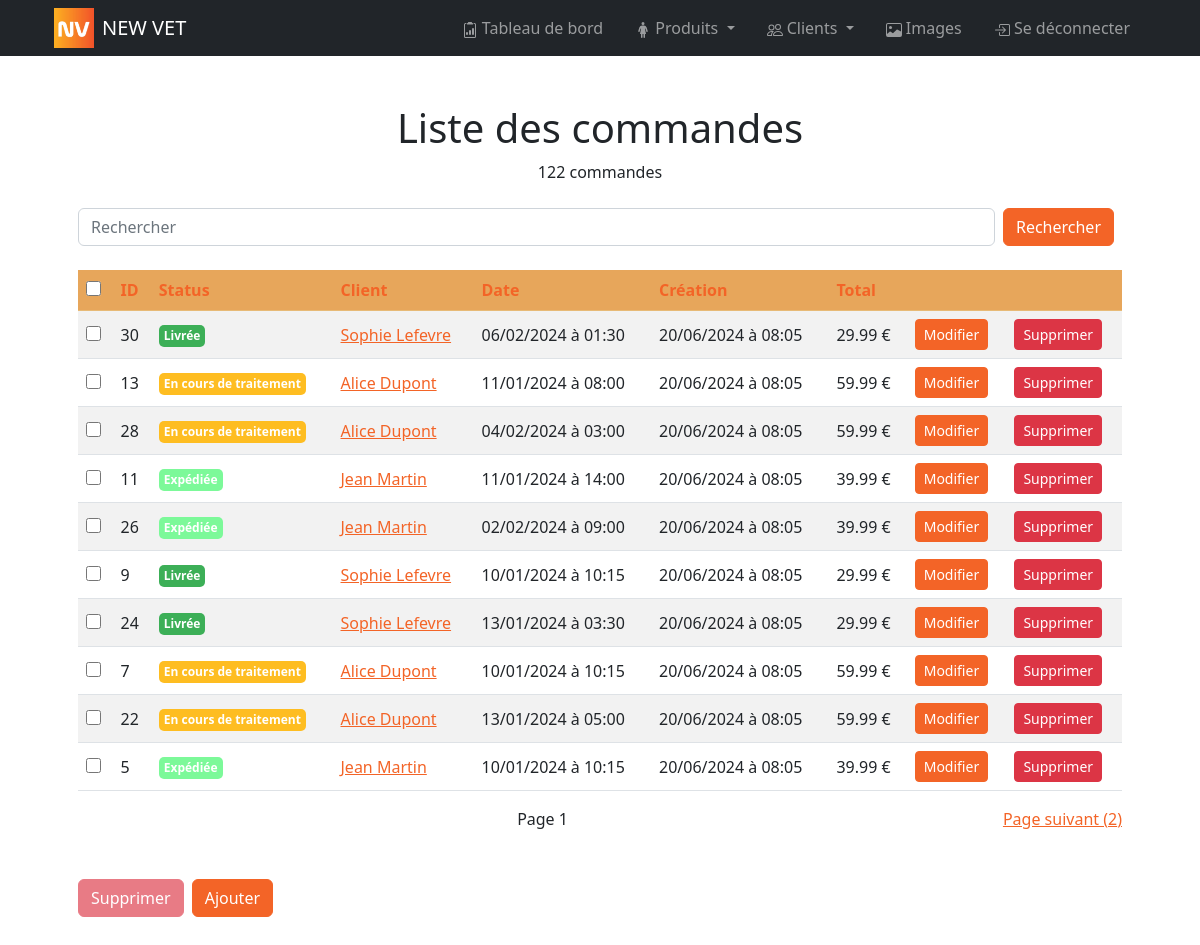
/bo/pages/orders/index.php (signed in), run on the app's committed database.
### tables this page shows
CREATE TABLE `order`(
        order_id INT AUTO_INCREMENT NOT NULL UNIQUE,
        customer_id INT NOT NULL,
        shipping_address_id INT NOT NULL,
        billing_address_id INT NOT NULL,
        card_id INT NOT NULL,
        status_id INT NOT NULL,
        order_date DATETIME NOT NULL,
        total_amount FLOAT NOT NULL DEFAULT 0,
        is_deleted BOOLEAN NOT NULL DEFAULT 0,
        created_at DATETIME NOT NULL DEFAULT NOW(),
        CONSTRAINT order_PK PRIMARY KEY (order_id),
        CONSTRAINT order_customer_FK FOREIGN KEY (customer_id) REFERENCES customer(customer_id) ON DELETE CASCADE,
        CONSTRAINT order_shipping_address_FK FOREIGN KEY (shipping_address_id) REFERENCES address(address_id),
        CONSTRAINT order_billing_address_FK FOREIGN KEY (billing_address_id) REFERENCES address(address_id),
        CONSTRAINT order_card_FK FOREIGN KEY (card_id) REFERENCES card(card_id),
        CONSTRAINT order_status_FK FOREIGN KEY (status_id) REFERENCES status(status_id)
);

CREATE TABLE status(
        status_id INT AUTO_INCREMENT NOT NULL UNIQUE,
        libelle VARCHAR (50) NOT NULL,
        color VARCHAR (7) NOT NULL UNIQUE DEFAULT '#000000',
        sort_order INT,
        is_deleted BOOLEAN NOT NULL DEFAULT 0,
        created_at DATETIME NOT NULL DEFAULT NOW(),
        CONSTRAINT status_PK PRIMARY KEY (status_id)
);

CREATE TABLE customer(
        customer_id INT AUTO_INCREMENT NOT NULL UNIQUE,
        first_name VARCHAR (50) NOT NULL,
        last_name VARCHAR (50) NOT NULL,
        email VARCHAR (50) NOT NULL UNIQUE,
        connection_token VARCHAR (500),
        validate_email_token VARCHAR (500),
        reset_password_code INT (6),
        has_validated_email BOOLEAN NOT NULL DEFAULT 0,
        password VARCHAR (150) NOT NULL,
        last_login DATETIME,
        is_deleted BOOLEAN NOT NULL DEFAULT 0,
        created_at DATETIME NOT NULL DEFAULT NOW(),
        CONSTRAINT customer_PK PRIMARY KEY (customer_id)
);

### controllers/order.php (called while the page is built, shortened)
<?php
function getOrders($date_start = null, $date_end = null, $search = null, $customer_id = null, $sort =  array(array('order' => 'DESC', 'order_by' => 'order_date')), $offset = null, $per_page = 10)
{
    $sql = "SELECT DISTINCT `order`.* FROM `order`
    LEFT JOIN status ON status.status_id = `order`.status_id
    LEFT JOIN order_line ON order_line.order_id = `order`.order_id
    LEFT JOIN product ON order_line.product_slug = product.slug
    LEFT JOIN product_category ON product_category.product_slug = product.slug
    LEFT JOIN category ON product_category.category_slug = category.slug
    LEFT JOIN product_material ON product_material.product_slug = product.slug
    LEFT JOIN material ON product_material.material_slug = material.slug
    LEFT JOIN customer ON customer.customer_id = `order`.customer_id";
    $sql .= " WHERE 1 = 1";
    $sql .= " AND `order`.is_deleted = 0";
    if ($sort) {
        $sql .= " ORDER BY ";
        foreach ($sort as $key => $value) {
            $sql .= "COALESCE(`order`." . $value['order_by'] . ", 9999999) " . strtoupper($value['order']);
        }
    }
    if ($per_page) $sql .= " LIMIT :per_page";
    $params = array();
    if ($per_page) $params[":per_page"] = $per_page;
    $result = Database::queryAll($sql, $params);
    return $result['data'];
}
function getOrdersCount($date_start = null, $date_end = null, $search = null, $customer_id = null)
{
    $sql = "SELECT COUNT(*) as count FROM `order`
     LEFT JOIN status ON status.status_id = `order`.status_id
    LEFT JOIN order_line ON order_line.order_id = `order`.order_id
    LEFT JOIN product ON order_line.product_slug = product.slug
    LEFT JOIN product_category ON product_category.product_slug = product.slug
    LEFT JOIN category ON product_category.category_slug = category.slug
    LEFT JOIN product_material ON product_material.product_slug = product.slug
    LEFT JOIN material ON product_material.material_slug = material.slug
    LEFT JOIN customer ON customer.customer_id = `order`.customer_id";
    $sql .= " WHERE 1 = 1";
    $sql .= " AND `order`.is_deleted = 0";
    $params = array();
    $result = Database::queryOne($sql, $params);
    return $result['data']['count'];
}

### utils/database.php (called while the page is built, shortened)
<?php
class Database
{
    private static $dbHost = DB_HOST;
    private static $dbName = DB_NAME;
    private static $dbUser = DB_USER;
    private static $dbPass = DB_PASSWORD;
    private static $forcedStringParams = array(':email', ':password', ':token', ':code', ':name', ':libelle');
    private static $forcedIntParams = array(':per_page', ':offset', ':customer_id', ':admin_id');
    private static $forcedBoolParams = array(':is_deleted');
    private static $connection = null;
    private static function connect()
    {
        if (self::$connection === null) {
            try {
                self::$connection = new PDO("mysql:host=" . self::$dbHost . ";dbname=" . self::$dbName, self::$dbUser, self::$dbPass);
                self::$connection->setAttribute(PDO::ATTR_ERRMODE, PDO::ERRMODE_EXCEPTION);
            } catch (PDOException $e) {
                if (defined('APP_DEBUG') && APP_DEBUG) die("Erreur lors de la connexion à la base de données: " . $e->getMessage());
            }
        }
    }
    public static function queryAll(string $query, array $params = array())
    {
        $data = array();
        $success = true;
        $error = null;
        try {
            $statement = self::$connection->prepare($query);
            foreach ($params as $key => $value) {
                if (is_int($value) || in_array($key, self::$forcedIntParams)) {
                    $statement->bindValue($key, $value, PDO::PARAM_INT);
                } elseif (is_bool($value) || in_array($key, self::$forcedBoolParams)) {
                    $statement->bindValue($key, $value, PDO::PARAM_BOOL);
                } elseif (is_string($value) || in_array($key, self::$forcedStringParams)) {
                    $statement->bindValue($key, htmlspecialchars($value), PDO::PARAM_STR);
                } elseif (is_null($value)) {
                    $statement->bindValue($key, $value, PDO::PARAM_NULL);
                } else {
                    $statement->bindValue($key, $value);
                }
            }
            $statement->execute();
            $data = $statement->fetchAll(PDO::FETCH_ASSOC);
        } catch (PDOException $e) {
            $success = false;
            $error = $e->getMessage();
            self::handleError($query, $params, $error);
        }
        return array(
            'success' => $success,
            'data' => $data,
            'error' => $error
        );
    }
    public static function queryOne(string $query, array $params = array())
    {
        $data = array();
        $success = true;
        $error = null;
        try {
            $statement = self::$connection->prepare($query);
            foreach ($params as $key => $value) {
                if (is_int($value) || in_array($key, self::$forcedIntParams)) {
                    $statement->bindValue($key, $value, PDO::PARAM_INT);
                } elseif (is_bool($value) || in_array($key, self::$forcedBoolParams)) {
                    $statement->bindValue($key, $value, PDO::PARAM_BOOL);
                } elseif (is_string($value) || in_array($key, self::$forcedStringParams)) {
                    $statement->bindValue($key, htmlspecialchars($value), PDO::PARAM_STR);
                } elseif (is_null($value)) {
                    $statement->bindValue($key, $value, PDO::PARAM_NULL);
                } else {
                    $statement->bindValue($key, $value);
                }
            }
            $statement->execute();
            $data = $statement->fetch(PDO::FETCH_ASSOC);
        } catch (PDOException $e) {
            $success = false;
            $error = $e->getMessage();
            self::handleError($query, $params, $error);
        }
        return array(
            'success' => $success,
            'data' => $data,
            'error' => $error
        );
    }
}

### controllers/status.php (called while the page is built, shortened)
<?php
function getStatus($status_id)
{
    $sql = "SELECT * FROM status WHERE status_id = :status_id;";
    $params = array(":status_id" => $status_id);
    $result = Database::queryOne($sql, $params);
    return $result['data'];
}

### controllers/customer.php (called while the page is built, shortened)
<?php
function getCustomer($customer_id)
{
    $sql = "SELECT * FROM customer WHERE customer_id = :customer_id";
    $result = Database::queryOne($sql, array(":customer_id" => $customer_id));
    return $result['data'];
}

### helpers/fr_datetime.php (called while the page is built)
<?php
function fr_datetime($inputDate) {
    $dateTime = new DateTime($inputDate);
    $formattedDate = $dateTime->format('d/m/Y à H:i');
    return $formattedDate;
}

### bo/pages/orders/index.php (the view, shortened to what this page needs)
<?php
include_once APP_PATH . "controllers/order.php";
include_once APP_PATH . "controllers/status.php";
include_once APP_PATH . "controllers/customer.php";
include_once APP_PATH . "helpers/fr_datetime.php";
$search = isset($_GET['search']) ? $_GET['search'] : null;
$order_by = isset($_GET['order_by']) ? $_GET['order_by'] : 'created_at';
$order = isset($_GET['order']) && $_GET['order'] == 'desc' ? 'DESC' : 'ASC';
$page = isset($_GET['page']) ? $_GET['page'] : 1;
$new_order = $order == 'DESC' ? 'asc' : 'desc';
$sort = array(array('order' => $order, 'order_by' => $order_by));
$orders_count = getOrdersCount(null, null, $search, null);
$per_page = 10;
$offset = ($page - 1) * $per_page;
$maxPage = ceil($orders_count / $per_page);
$orders = getOrders(null, null, null, null, $sort, $offset, $per_page);
?>
<!DOCTYPE html>
<html lang="fr">
<head>
    <link href="<?= APP_URL ?>bo/style/bootstrap.css" rel="stylesheet">
    <link href="<?= APP_URL ?>bo/style/main.css" rel="stylesheet">
</head>
<body>
    <?php include_once APP_PATH . "bo/partials/header.php"; ?>
    <div class="container p-4 p-lg-5">
        <h1 class="text-center">Liste des commandes</h1>
        <p class="text-center"><?= $orders_count ?> commande<?php if ($orders_count > 1) : ?>s<?php endif; ?></p>
        <form class="d-flex justify-content-between my-4" method="GET">
            <input class="form-control mr-sm-2" id="search" type="search" placeholder="Rechercher" aria-label="Search" name="search" value="<?= $search ?>">
            <button class="btn btn-primary mx-2 my-sm-0" type="submit">Rechercher</button>
        </form>
        <table class="table table-striped">
            <thead>
                <tr class="table-primary">
                    <th scope='col' colspan='1'><input type="checkbox" onclick="toggleAll()"></th>
                    <th scope='col'><a class="text-decoration-none" href="?search=<?= $search ?>&page=<?= $page ?>&order_by=order_id&order=<?= $new_order ?>">ID</a></th>
                    <th scope='col'><a class="text-decoration-none" href="?search=<?= $search ?>&page=<?= $page ?>&order_by=status_id&order=<?= $new_order ?>">Status</a></th>
                    <th scope='col'><a class="text-decoration-none" href="?search=<?= $search ?>&page=<?= $page ?>&order_by=customer_id&order=<?= $new_order ?>">Client</a></th>
                    <th scope='col'><a class="text-decoration-none" href="?search=<?= $search ?>&page=<?= $page ?>&order_by=order_date&order=<?= $new_order ?>">Date</a></th>
                    <th scope='col'><a class="text-decoration-none" href="?search=<?= $search ?>&page=<?= $page ?>&order_by=created_at&order=<?= $new_order ?>">Création</a></th>
                    <th scope='col'><a class="text-decoration-none" href="?search=<?= $search ?>&page=<?= $page ?>&order_by=total_amount&order=<?= $new_order ?>">Total</a></th>
                    <th scope='col' colspan='2'>&nbsp;</th>
                </tr>
            </thead>
            <tbody>
                <?php
                foreach ($orders as $ord) {
                ?>
                    <tr class="align-middle">
                        <td><input id="order_<?= $ord['order_id'] ?>" type="checkbox" name="selected_orders[]" value="<?= $ord['order_id'] ?>"></td>
                        <td><?= $ord['order_id'] ?></td>
                        <td>
                            <?php $status = getStatus($ord['status_id']); ?>
                            <span class="badge" style="background-color: <?= $status['color'] ?>; color: white; padding: 5px; border-radius: 5px;">
                                <?= $status['libelle'] ?>
                            </span>
                        </td>
                        <td>
                            <?php
                            $customer = getCustomer($ord['customer_id']);
                            $nicename = $customer['first_name'] . " " . $customer['last_name'];
                            echo "<a href='" . APP_URL . "bo/pages/customers/index.php?search=" . $customer['email'] . "'>" . $nicename . "</a>";
                            ?>
                        </td>
                        <td><?= fr_datetime($ord['order_date']) ?></td>
                        <td><?= fr_datetime($ord['created_at']) ?></td>
                        <td><?= $ord['total_amount'] ?> €</td>
                        <td><a href="<?= APP_URL ?>bo/pages/orders/modify_order.php?id=<?= $ord['order_id'] ?>" class="btn btn-primary btn-sm">Modifier</a></td>
                        <td><a href="<?= APP_URL ?>bo/pages/orders/delete_order.php?id=<?= $ord['order_id'] ?>" class="btn btn-danger btn-sm">Supprimer</a></td>
                    </tr>
                <?php
                }
                ?>
            </tbody>
        </table>
        <div class="d-flex justify-content-between my-2">
            <?php if ($page > 1) : ?>
                <a href="?search=<?= $search ?>&page=<?= $page - 1 ?>&order_by=<?= $order_by ?>&order=<?= $order ?>">Page précédent (<?= $page - 1 ?>)</a>
            <?php else : ?>
                <span>&nbsp;</span>
            <?php endif; ?>
            <span>Page <?= $page ?></span>
            <?php if ($page < $maxPage) : ?>
                <a href="?search=<?= $search ?>&page=<?= $page + 1 ?>&order_by=<?= $order_by ?>&order=<?= $order ?>">Page suivant (<?= $page + 1 ?>)</a>
            <?php else : ?>
                <span>&nbsp;</span>
            <?php endif; ?>
        </div>
        <div class="d-flex justify-content-start gap-2 my-5">
            <button id="delete-orders" class="btn btn-danger" disabled onclick="deleteSelectedOrders()">Supprimer</button>
            <a href="<?= APP_URL ?>bo/pages/orders/create_order.php" class="btn btn-primary">Ajouter</a>
        </div>
    </div>
</body>
</html>

### bo/style/main.css (style rules this page uses)
:root { --primary: #F1452B; --secondary: #FEBD21; }
input[type="checkbox"] { accent-color: var(--primary); width: 15px; height: 15px; }

### data on the page
order: order_id "30", status.libelle "Livrée", customer.last_name "Sophie Lefevre", order_date "06/02/2024 à 01:30", created_at "20/06/2024 à 08:05", total_amount "29.99"
order: order_id "13", status.libelle "En cours de traitement", customer.last_name "Alice Dupont", order_date "11/01/2024 à 08:00", created_at "20/06/2024 à 08:05", total_amount "59.99"
order: order_id "28", status.libelle "En cours de traitement", customer.last_name "Alice Dupont", order_date "04/02/2024 à 03:00", created_at "20/06/2024 à 08:05", total_amount "59.99"
order: order_id "11", status.libelle "Expédiée", customer.last_name "Jean Martin", order_date "11/01/2024 à 14:00", created_at "20/06/2024 à 08:05", total_amount "39.99"
order: order_id "26", status.libelle "Expédiée", customer.last_name "Jean Martin", order_date "02/02/2024 à 09:00", created_at "20/06/2024 à 08:05", total_amount "39.99"
order: order_id "9", status.libelle "Livrée", customer.last_name "Sophie Lefevre", order_date "10/01/2024 à 10:15", created_at "20/06/2024 à 08:05", total_amount "29.99"
order: order_id "24", status.libelle "Livrée", customer.last_name "Sophie Lefevre", order_date "13/01/2024 à 03:30", created_at "20/06/2024 à 08:05", total_amount "29.99"
order: order_id "7", status.libelle "En cours de traitement", customer.last_name "Alice Dupont", order_date "10/01/2024 à 10:15", created_at "20/06/2024 à 08:05", total_amount "59.99"
order: order_id "22", status.libelle "En cours de traitement", customer.last_name "Alice Dupont", order_date "13/01/2024 à 05:00", created_at "20/06/2024 à 08:05", total_amount "59.99"
order: order_id "5", status.libelle "Expédiée", customer.last_name "Jean Martin", order_date "10/01/2024 à 10:15", created_at "20/06/2024 à 08:05", total_amount "39.99"

### other printed values
APP_NAME "NEW VET"
$orders_count "122"
$page "1"
$page + 1 "2"
